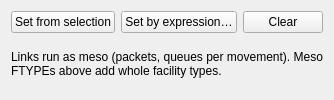
                   <widget class="QWidget" name="page_TagMeso">
                    <attribute name="title">
                     <string>Meso</string>
                    </attribute>
                    <layout class="QGridLayout" name="gridLayout_tagmeso">
                     <item row="0" column="0">
                      <widget class="QPushButton" name="btn_TagMesoSel">
                       <property name="text">
                        <string>Set from selection</string>
                       </property>
                       <property name="toolTip">
                        <string>Set dta_meso = 1 on the links selected in the HyDRA link layer.</string>
                       </property>
                      </widget>
                     </item>
                     <item row="0" column="1">
                      <widget class="QPushButton" name="btn_TagMesoExpr">
                       <property name="text">
                        <string>Set by expression…</string>
                       </property>
                       <property name="toolTip">
                        <string>Set dta_meso = 1 on every link matching a QGIS expression, e.g. "FTYPE" IN (11, 12).</string>
                       </property>
                      </widget>
                     </item>
                     <item row="0" column="2">
                      <widget class="QPushButton" name="btn_TagMesoClear">
                       <property name="text">
                        <string>Clear</string>
                       </property>
                       <property name="toolTip">
                        <string>Set dta_meso = 0 on every link.</string>
                       </property>
                      </widget>
                     </item>
                     <item row="1" column="0" colspan="3">
                      <widget class="QLabel" name="label_TagMesoHint">
                       <property name="text">
                        <string>Links run as meso (packets, queues per movement). Meso FTYPEs above add whole facility types.</string>
                       </property>
                       <property name="wordWrap">
                        <bool>true</bool>
                       </property>
                      </widget>
                     </item>
                    </layout>
                   </widget>
